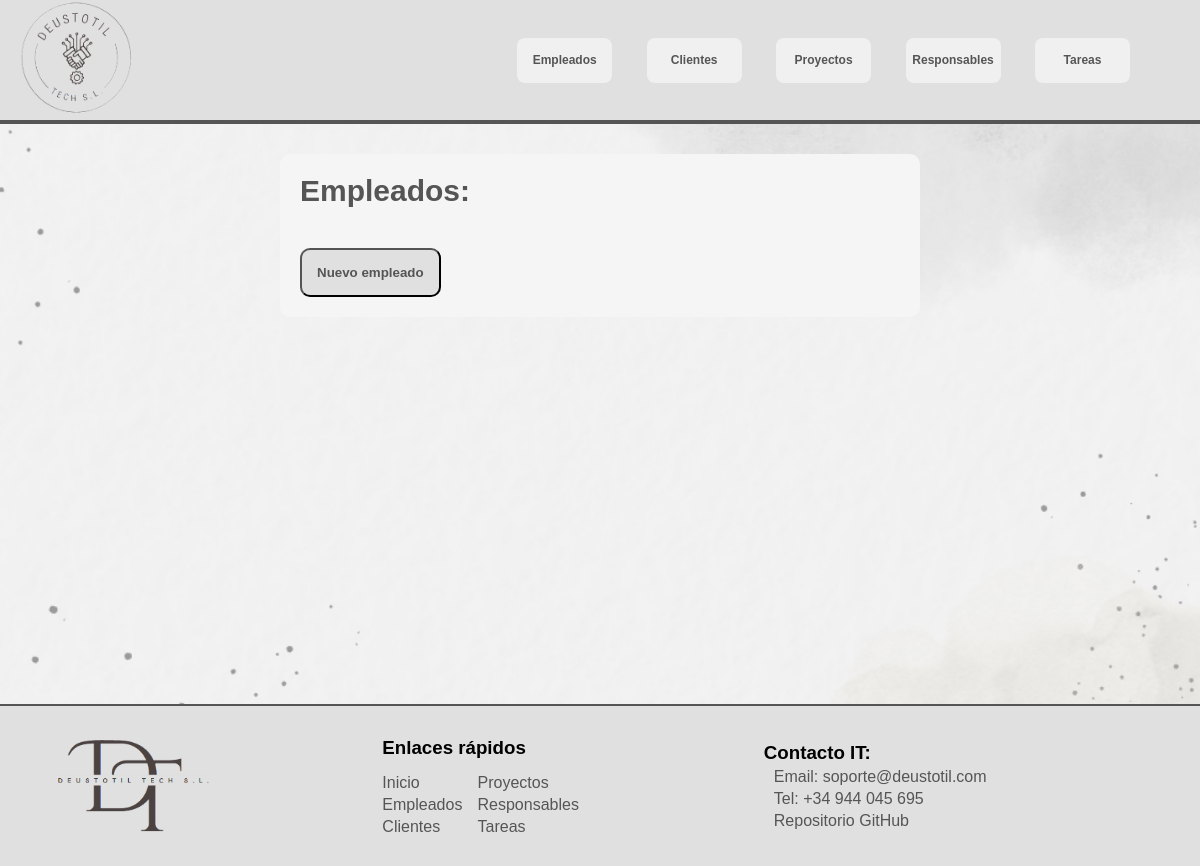
/deustotil/empleados, run on an earlier commit of the app's database.
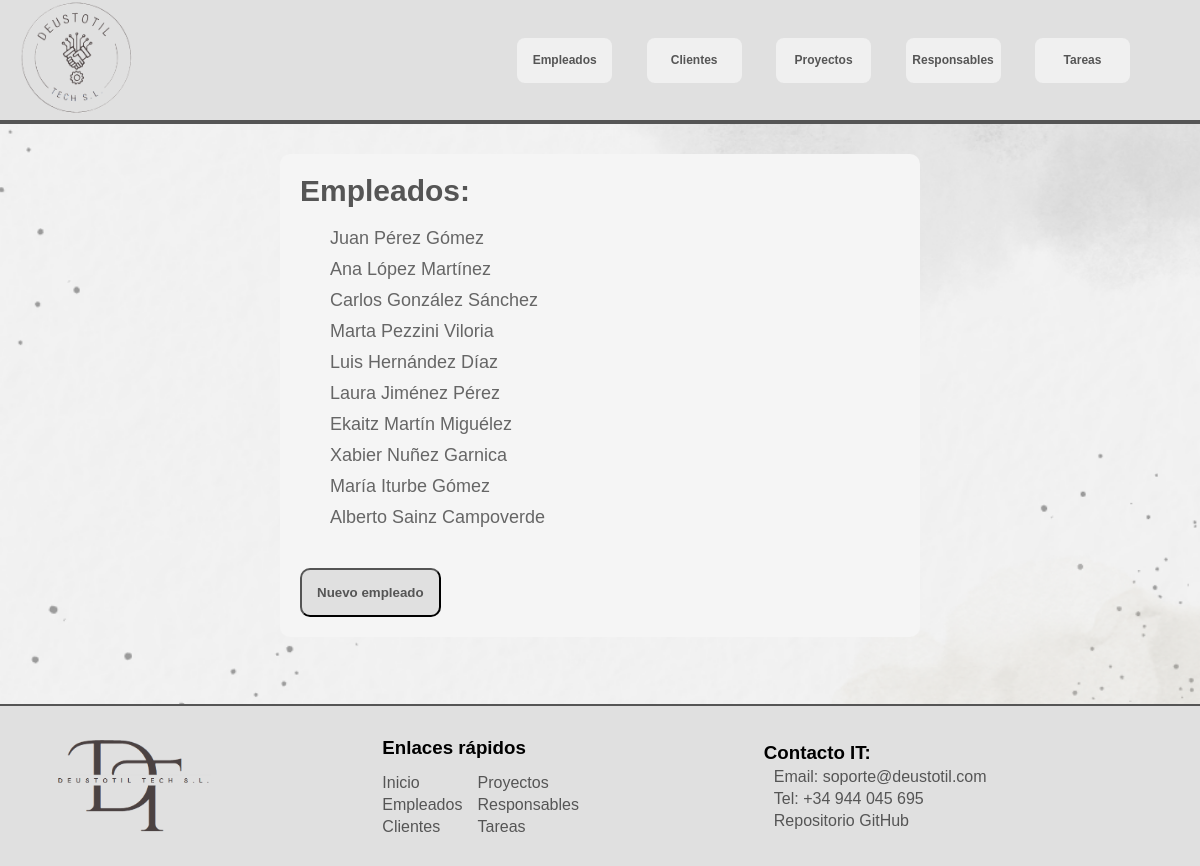
And on a later commit of the database.
### appdeustotil/models.py (models this page shows, shortened)
class Empleado(models.Model):
    DNI = models.CharField(max_length=9)
    nombre = models.CharField(max_length=30)
    apellidos = models.CharField(max_length=60)
    email = models.EmailField()
    telefono = models.CharField(max_length=12)

### appdeustotil/views.py (the view)
# urls.py: path('empleados', views.EmpleadoListView.as_view(), name='empleados'),
class EmpleadoListView(ListView):
    model = Empleado
    queryset = Empleado.objects.all()

### appdeustotil/templates/appdeustotil/empleado_list.html
{% extends "base.html" %}
{% block content %}
<section id="content">
    <h2>Empleados:</h2>
    <ul>
    {% for empleado in object_list %}
        <li>
            <a href="{% url 'detalles_empleado' empleado.id %}">{{ empleado.nombre }} {{empleado.apellidos}}</a>
        </li>
    {% endfor %}
    </ul>
    <button><a href="{% url 'crear_empleado'%}">Nuevo empleado</a></button>
</section>
{% endblock %}

### appdeustotil/templates/base.html (shortened to what this page needs)
{% load static %}
<!DOCTYPE html>
<html>
<head>
    <link rel="stylesheet"  href="{% static 'css/styles.css' %}">
</head>
<body>
    <header>
        <a href="{% url 'index' %}">
            <img src="{% static 'imagenes/logo.png' %}" alt="logo deustotil">
        </a>
        <section>
            <button>
                <a href="{% url 'empleados' %}">Empleados</a>
            </button>
            <button>
                <a href="{% url 'clientes' %}">Clientes</a>
            </button>
            <button>
                <a href="{% url 'proyectos' %}">Proyectos</a>
            </button>
            <button>
                <a href="{% url 'responsables' %}">Responsables</a>
            </button>
            <button>
                <a href="{% url 'tareas' %}">Tareas</a>
            </button>
    </header>
    <article>
        {% block content %}
        {% endblock %}
    </article>
    <footer>
        <section>
        <img src="{% static 'imagenes/logo_letras.png' %}" alt="logo secundario Deustotil">
        </section>
        <section>
            <h3>Enlaces rápidos</h3>
            <div class="columns">
                <div class="column">
                    <ul>
                        <li><a href="{% url 'index' %}">Inicio</a></li>
                        <li><a href="{% url 'empleados' %}">Empleados</a></li>
                        <li><a href="{% url 'clientes' %}">Clientes</a></li>
                    </ul>
                </div>
                <div class="column">
                    <ul>
                        <li><a href="{% url 'proyectos' %}">Proyectos</a></li>
                        <li><a href="{% url 'responsables' %}">Responsables</a></li>
                        <li><a href="{% url 'tareas' %}">Tareas</a></li>
                    </ul>
                </div>
            </div>
        </section>
        <section>
            <h3>Contacto IT:</h3>
            <p>Email: soporte@deustotil.com</p>
            <p>Tel: +34 944 045 695</p>
            <p><a href="https://github.com/alaiayeregui/IW-grupo2" target="_blank">Repositorio GitHub</a></p>
        </section>
    </footer>
</body>
</html>

### appdeustotil/static/css/styles.css (style rules this page uses)
* { margin:0; padding:0; font-family: Arial, Helvetica, sans-serif; }
html, body { height: 100%; }
header { width: 100%; height: 15%; background-color: #e0e0e0; border-bottom: 4px solid #555555; display: flex; flex-direction: row; justify-content: space-between; align-items: center; position: sticky; top: 0; }
header img { height: 130px; margin-left: 20px; margin:10px; }
header section { margin-right: 40px; }
header button { justify-self: flex-end; height: 45px; width: 95px; font-size: 12px; border-radius: 8px; font-weight: 600; margin-right: 30px; background-color: #f0f0f0; border: none; }
header button a { text-decoration: none; color: #555555; }
footer { background-color: #e0e0e0; border-top: 2px solid #555555; height: 20%; margin-top: auto; display: flex; flex-direction: row; align-items: center; }
footer img { height: 100px; }
footer section ul { list-style: none; margin-right: 15px; margin-top: 5px; }
footer section ul li { margin-top: 4px; }
footer section p { margin-top: 4px; color: #555555; margin-left: 10px; }
footer section a { text-decoration: none; color: #555555; }
footer section { margin: 20px 50px; margin-right: 120px; }
article { min-height: 65%; background-image: url('../imagenes/fondo.png'); background-size: cover; background-repeat: no-repeat; background-position: center; padding: 30px; }
#content { background-color: whitesmoke; max-width: 600px; margin: auto; padding: 20px; border-radius: 10px; }
article section { padding: 20px; margin-left: 10px; color:#555555; }
article section h2 { color: #555555; font-size: 30px; font-weight: 700; margin-bottom: 20px; }
article section ul { list-style: none; margin-left: 30px; margin-bottom: 20px; }
article section ul li { margin: 10px 0; font-size: 18px; }
article section ul li a { text-decoration: none; color: #666666; }
article section button { margin-top: 20px; padding: 15px; background-color: #e0e0e0; color:#555555; border-radius: 10px; font-weight: bold; }
article section button a { color: #555555; text-decoration: none; }
.columns { width: 100%; margin-top: 10px; display: flex; flex-direction: row; }
.column { width: 45%; }

What changed in the data, as far as the page shows it:
added Empleado: nombre "Juan", apellidos "Pérez Gómez"
added Empleado: nombre "Ana", apellidos "López Martínez"
added Empleado: nombre "Carlos", apellidos "González Sánchez"
added Empleado: nombre "Marta", apellidos "Pezzini Viloria"
added Empleado: nombre "Luis", apellidos "Hernández Díaz"
added Empleado: nombre "Laura", apellidos "Jiménez Pérez"
added Empleado: nombre "Ekaitz", apellidos "Martín Miguélez"
added Empleado: nombre "Xabier", apellidos "Nuñez Garnica"
added Empleado: nombre "María", apellidos "Iturbe Gómez"
added Empleado: nombre "Alberto", apellidos "Sainz Campoverde"
